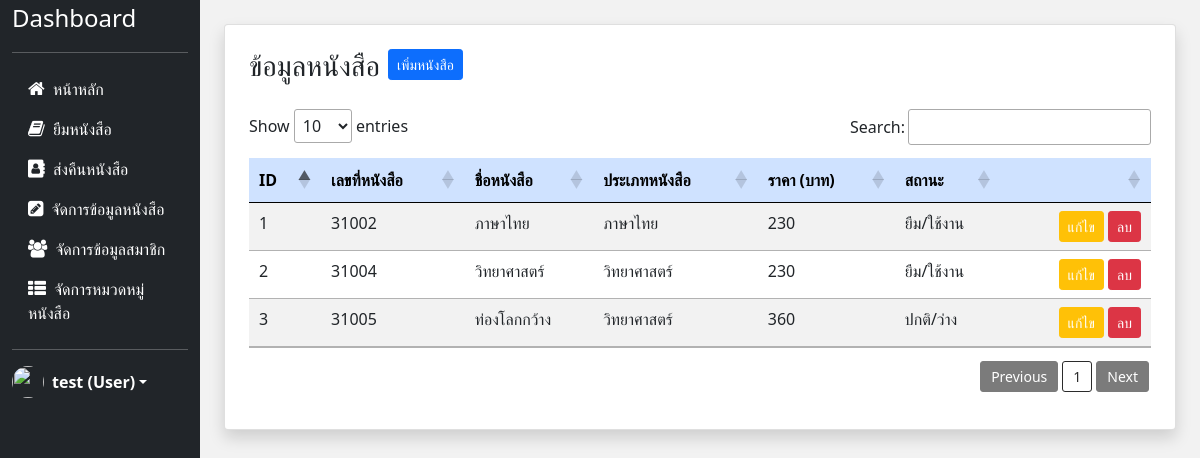
Page /books/booksList.php (signed in) on the earlier database version.
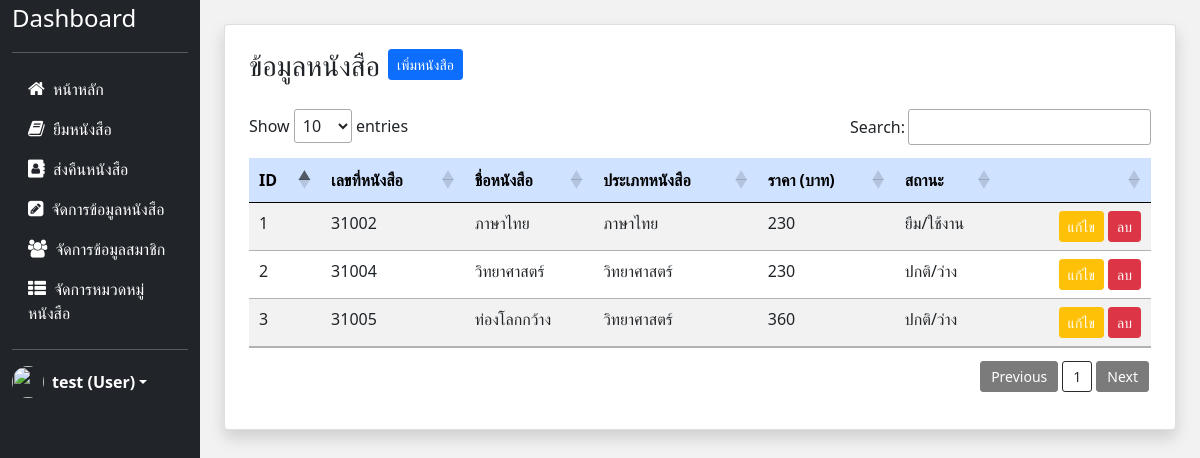
Same page on the later database version.
### tables this page shows
CREATE TABLE `book` (
  `b_id` int(11) NOT NULL,
  `b_name` varchar(50) NOT NULL,
  `c_id` int(11) NOT NULL,
  `status` varchar(11) NOT NULL DEFAULT 'ปกติ/ว่าง',
  `price` int(11) NOT NULL,
  `book_id` varchar(20) NOT NULL
);

CREATE TABLE `category` (
  `c_id` int(11) NOT NULL,
  `c_name` varchar(50) NOT NULL,
  `c_number` varchar(10) NOT NULL
);

### books/booksList.php (the view, shortened to what this page needs)
<?php
include("../config/connect.php");
?>
<!doctype html>
<html lang="en">
<head>
    <?php
    include("../layout/header.php");
    ?>
</head>
<body>
    <div class="container-fluid" style="background-color: #f2f2f2;">
        <div class="row">
            <?php
            include("../layout/sidebar.php");
            $result = mysqli_query($conn, "
            SELECT book.b_id, book.book_id, book.b_name, category.c_id, category.c_name, book.price, book.status
            FROM book LEFT JOIN category ON book.c_id = category.c_id
            ORDER BY book.book_id;
            ");
            ?>
            <div class="col-md-10 px-4 my-4">
                <div class="card shadow p-2">
                    <div class="card-body">
                        <h3 class="float-start me-2">ข้อมูลหนังสือ</h3>
                        <a href="./insertBook.php" class="btn btn-sm btn-primary mb-3">เพิ่มหนังสือ</a>
                        <table class="table table-striped text-nowrap" id="myTable">
                            <thead class="table-primary">
                                <tr>
                                    <th scope="col">ID</th>
                                    <th scope="col">เลขที่หนังสือ</th>
                                    <th scope="col">ชื่อหนังสือ</th>
                                    <th scope="col">ประเภทหนังสือ</th>
                                    <th scope="col">ราคา (บาท)</th>
                                    <th scope="col">สถานะ</th>
                                    <th scope="col"></th>
                                </tr>
                            </thead>
                            <tbody>
                                <?php
                                if (mysqli_num_rows($result) > 0) {
                                    $i = 1;
                                    while ($row = mysqli_fetch_array($result)) {
                                ?>
                                        <tr>
                                            <td><?php echo $i++ ?></td>
                                            <td><?php echo $row["book_id"] ?></td>
                                            <td><?php echo $row["b_name"] ?></td>
                                            <td><?php echo $row["c_name"] ?></td>
                                            <td><?php echo $row["price"] ?></td>
                                            <td><?php echo $row["status"] ?></td>
                                            <td class="col-2 text-end">
                                                <a href="./updateBook.php?id=<?php echo $row["b_id"]; ?>" class="btn btn-sm btn-warning text-white">แก้ไข</a>
                                                <a href="./DB_delBook.php?id=<?php echo $row["b_id"]; ?>" class="btn btn-sm btn-danger">ลบ</a>
                                            </td>
                                        </tr>
                                <?php }
                                } ?>
                            </tbody>
                        </table>
                    </div>
                </div>
            </div>
        </div>
    </div>
</body>
</html>

Differences in the rows shown:
changed book (number 2 of 3 on the later page): status "ยืม/ใช้งาน" → "ปกติ/ว่าง"
